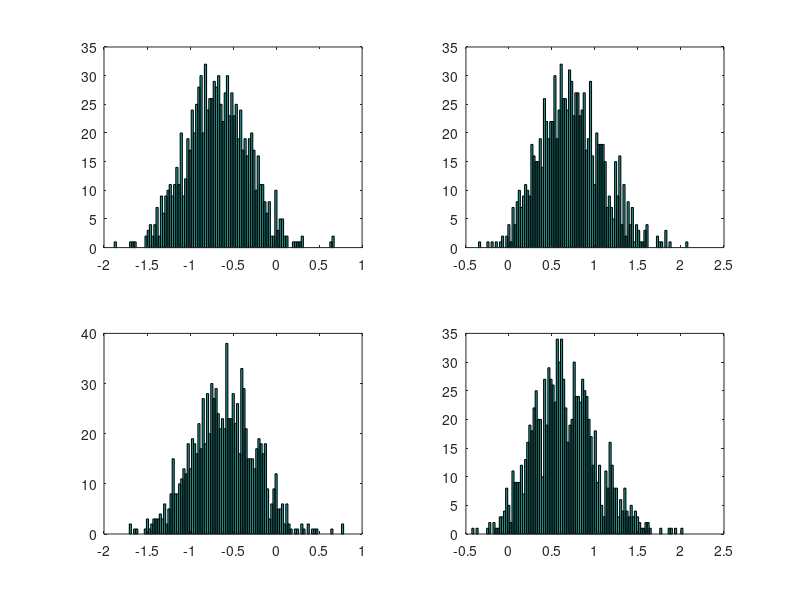

This figure's MATLAB source:
function ex_3_7()
M = 1000;
n = 10;
B = 100;
a = 0.05;
bins = M/10;

X = normrnd(0, 1, n, M);

bs_mu = zeros(B, M);
ci_par = zeros(2, M);
ci_bs = zeros(2, M);

bs_var = zeros(B, M);

for m=1:M
    [h p ci] = ttest(X(:,m));
    lo_par = ci(1);
    hi_par = ci(2);
    
    ci_par(1, m) = lo_par;
    ci_par(2, m) = hi_par;

    % bootstrap method
    for b=1:B
        sample = randsample(X(:,m), n, true);
        bs_mu(b, m) = mean(sample);
    end
    
    bs_sorted = sort(bs_mu(:,m));

    k = floor((B + 1)*a/2);

    lo_bs = bs_sorted(k);
    hi_bs = bs_sorted(B+1-k);

    ci_bs(1, m) = lo_bs;
    ci_bs(2, m) = hi_bs;
end 

% parametric
subplot(2, 2, 1);
hist(ci_par(1,:), bins);
hold on;

subplot(2, 2, 2);
hist(ci_par(2,:), bins);
hold on;

% bootstrap
subplot(2, 2, 3);
hist(ci_bs(1,:), bins);
hold on;

subplot(2, 2, 4);
hist(ci_bs(2,:), bins);
hold on;

end 
